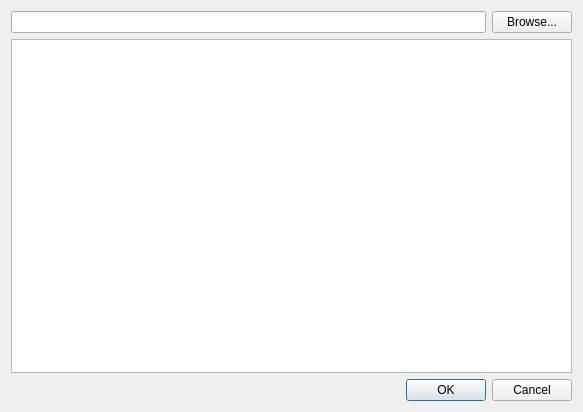
<?xml version="1.0" encoding="UTF-8"?>
<ui version="4.0">
 <class>qpackage</class>
 <widget class="QDialog" name="qpackage">
  <property name="geometry">
   <rect>
    <x>0</x>
    <y>0</y>
    <width>583</width>
    <height>412</height>
   </rect>
  </property>
  <property name="windowTitle">
   <string>QPackage</string>
  </property>
  <layout class="QVBoxLayout" name="verticalLayout_2">
   <item>
    <layout class="QVBoxLayout" name="verticalLayout">
     <item>
      <layout class="QHBoxLayout" name="horizontalLayout">
       <item>
        <widget class="QLineEdit" name="lineEdit"/>
       </item>
       <item>
        <widget class="QPushButton" name="browseButton">
         <property name="text">
          <string>Browse...</string>
         </property>
        </widget>
       </item>
      </layout>
     </item>
     <item>
      <widget class="QTableView" name="tableView"/>
     </item>
     <item>
      <widget class="QDialogButtonBox" name="buttonBox">
       <property name="orientation">
        <enum>Qt::Horizontal</enum>
       </property>
       <property name="standardButtons">
        <set>QDialogButtonBox::Cancel|QDialogButtonBox::Ok</set>
       </property>
      </widget>
     </item>
    </layout>
   </item>
  </layout>
 </widget>
 <resources/>
 <connections>
  <connection>
   <sender>buttonBox</sender>
   <signal>accepted()</signal>
   <receiver>qpackage</receiver>
   <slot>accept()</slot>
   <hints>
    <hint type="sourcelabel">
     <x>248</x>
     <y>254</y>
    </hint>
    <hint type="destinationlabel">
     <x>157</x>
     <y>274</y>
    </hint>
   </hints>
  </connection>
  <connection>
   <sender>buttonBox</sender>
   <signal>rejected()</signal>
   <receiver>qpackage</receiver>
   <slot>reject()</slot>
   <hints>
    <hint type="sourcelabel">
     <x>316</x>
     <y>260</y>
    </hint>
    <hint type="destinationlabel">
     <x>286</x>
     <y>274</y>
    </hint>
   </hints>
  </connection>
 </connections>
</ui>
